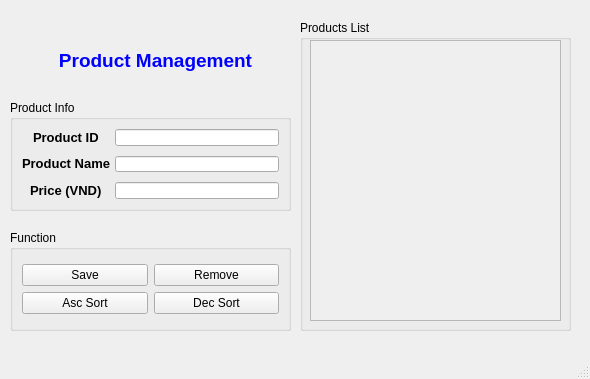
<?xml version="1.0" encoding="UTF-8"?>
<ui version="4.0">
 <class>MainWindow</class>
 <widget class="QMainWindow" name="MainWindow">
  <property name="geometry">
   <rect>
    <x>0</x>
    <y>0</y>
    <width>590</width>
    <height>379</height>
   </rect>
  </property>
  <property name="windowTitle">
   <string>Nguyễn Như Quỳnh 798</string>
  </property>
  <property name="windowIcon">
   <iconset>
    <normaloff>../images/shops.png</normaloff>../images/shops.png</iconset>
  </property>
  <widget class="QWidget" name="centralwidget">
   <widget class="QGroupBox" name="groupBox">
    <property name="geometry">
     <rect>
      <x>300</x>
      <y>20</y>
      <width>271</width>
      <height>311</height>
     </rect>
    </property>
    <property name="title">
     <string>Products List</string>
    </property>
    <widget class="QScrollArea" name="scrollArea">
     <property name="geometry">
      <rect>
       <x>10</x>
       <y>20</y>
       <width>251</width>
       <height>281</height>
      </rect>
     </property>
     <property name="widgetResizable">
      <bool>true</bool>
     </property>
     <widget class="QWidget" name="scrollAreaWidgetContents">
      <property name="geometry">
       <rect>
        <x>0</x>
        <y>0</y>
        <width>249</width>
        <height>279</height>
       </rect>
      </property>
      <layout class="QVBoxLayout" name="verticalLayout_2">
       <item>
        <layout class="QVBoxLayout" name="verticalLayout"/>
       </item>
      </layout>
     </widget>
    </widget>
   </widget>
   <widget class="QGroupBox" name="groupBox_2">
    <property name="geometry">
     <rect>
      <x>10</x>
      <y>100</y>
      <width>281</width>
      <height>111</height>
     </rect>
    </property>
    <property name="title">
     <string>Product Info</string>
    </property>
    <layout class="QFormLayout" name="formLayout_2">
     <item row="0" column="0" colspan="2">
      <layout class="QFormLayout" name="formLayout">
       <property name="sizeConstraint">
        <enum>QLayout::SetDefaultConstraint</enum>
       </property>
       <property name="fieldGrowthPolicy">
        <enum>QFormLayout::AllNonFixedFieldsGrow</enum>
       </property>
       <property name="rowWrapPolicy">
        <enum>QFormLayout::DontWrapRows</enum>
       </property>
       <property name="labelAlignment">
        <set>Qt::AlignCenter</set>
       </property>
       <property name="formAlignment">
        <set>Qt::AlignLeading|Qt::AlignLeft|Qt::AlignVCenter</set>
       </property>
       <property name="horizontalSpacing">
        <number>4</number>
       </property>
       <property name="verticalSpacing">
        <number>10</number>
       </property>
       <item row="0" column="0">
        <widget class="QLabel" name="productIDLabel">
         <property name="text">
          <string>&lt;html&gt;&lt;head/&gt;&lt;body&gt;&lt;p&gt;&lt;span style=&quot; font-size:10pt; font-weight:600;&quot;&gt;Product ID&lt;/span&gt;&lt;/p&gt;&lt;/body&gt;&lt;/html&gt;</string>
         </property>
        </widget>
       </item>
       <item row="0" column="1">
        <widget class="QLineEdit" name="lineEditID"/>
       </item>
       <item row="1" column="0">
        <widget class="QLabel" name="productNameLabel">
         <property name="text">
          <string>&lt;html&gt;&lt;head/&gt;&lt;body&gt;&lt;p&gt;&lt;span style=&quot; font-size:10pt; font-weight:600;&quot;&gt;Product Name&lt;/span&gt;&lt;/p&gt;&lt;/body&gt;&lt;/html&gt;</string>
         </property>
        </widget>
       </item>
       <item row="1" column="1">
        <widget class="QLineEdit" name="lineEditName"/>
       </item>
       <item row="2" column="0">
        <widget class="QLabel" name="priceLabel">
         <property name="text">
          <string>&lt;html&gt;&lt;head/&gt;&lt;body&gt;&lt;p&gt;&lt;span style=&quot; font-size:10pt; font-weight:600;&quot;&gt;Price (VND)&lt;/span&gt;&lt;/p&gt;&lt;/body&gt;&lt;/html&gt;</string>
         </property>
        </widget>
       </item>
       <item row="2" column="1">
        <widget class="QLineEdit" name="lineEditPrice"/>
       </item>
      </layout>
     </item>
    </layout>
   </widget>
   <widget class="QGroupBox" name="groupBox_3">
    <property name="geometry">
     <rect>
      <x>10</x>
      <y>230</y>
      <width>281</width>
      <height>101</height>
     </rect>
    </property>
    <property name="title">
     <string>Function</string>
    </property>
    <layout class="QGridLayout" name="gridLayout_2">
     <item row="0" column="0">
      <layout class="QGridLayout" name="gridLayout">
       <item row="0" column="0">
        <widget class="QPushButton" name="pushButtonSave">
         <property name="text">
          <string>Save</string>
         </property>
         <property name="icon">
          <iconset>
           <normaloff>../images/save.png</normaloff>../images/save.png</iconset>
         </property>
         <property name="iconSize">
          <size>
           <width>15</width>
           <height>15</height>
          </size>
         </property>
        </widget>
       </item>
       <item row="1" column="0">
        <widget class="QPushButton" name="pushButtonAscSort">
         <property name="text">
          <string>Asc Sort</string>
         </property>
         <property name="icon">
          <iconset>
           <normaloff>../images/increase.png</normaloff>../images/increase.png</iconset>
         </property>
         <property name="iconSize">
          <size>
           <width>15</width>
           <height>15</height>
          </size>
         </property>
        </widget>
       </item>
       <item row="0" column="1">
        <widget class="QPushButton" name="pushButtonRemove">
         <property name="text">
          <string>Remove</string>
         </property>
         <property name="icon">
          <iconset>
           <normaloff>../images/remove.png</normaloff>../images/remove.png</iconset>
         </property>
         <property name="iconSize">
          <size>
           <width>15</width>
           <height>15</height>
          </size>
         </property>
        </widget>
       </item>
       <item row="1" column="1">
        <widget class="QPushButton" name="pushButtonDecSort">
         <property name="text">
          <string>Dec Sort</string>
         </property>
         <property name="icon">
          <iconset>
           <normaloff>../images/decrease.png</normaloff>../images/decrease.png</iconset>
         </property>
         <property name="iconSize">
          <size>
           <width>15</width>
           <height>15</height>
          </size>
         </property>
        </widget>
       </item>
      </layout>
     </item>
    </layout>
   </widget>
   <widget class="QLabel" name="label">
    <property name="geometry">
     <rect>
      <x>40</x>
      <y>40</y>
      <width>231</width>
      <height>41</height>
     </rect>
    </property>
    <property name="text">
     <string>&lt;html&gt;&lt;head/&gt;&lt;body&gt;&lt;p align=&quot;center&quot;&gt;&lt;span style=&quot; font-size:14pt; font-weight:600; color:#0000ff;&quot;&gt;Product Management&lt;/span&gt;&lt;/p&gt;&lt;/body&gt;&lt;/html&gt;</string>
    </property>
   </widget>
  </widget>
  <widget class="QMenuBar" name="menubar">
   <property name="geometry">
    <rect>
     <x>0</x>
     <y>0</y>
     <width>590</width>
     <height>18</height>
    </rect>
   </property>
  </widget>
  <widget class="QStatusBar" name="statusbar"/>
 </widget>
 <resources/>
 <connections/>
</ui>
